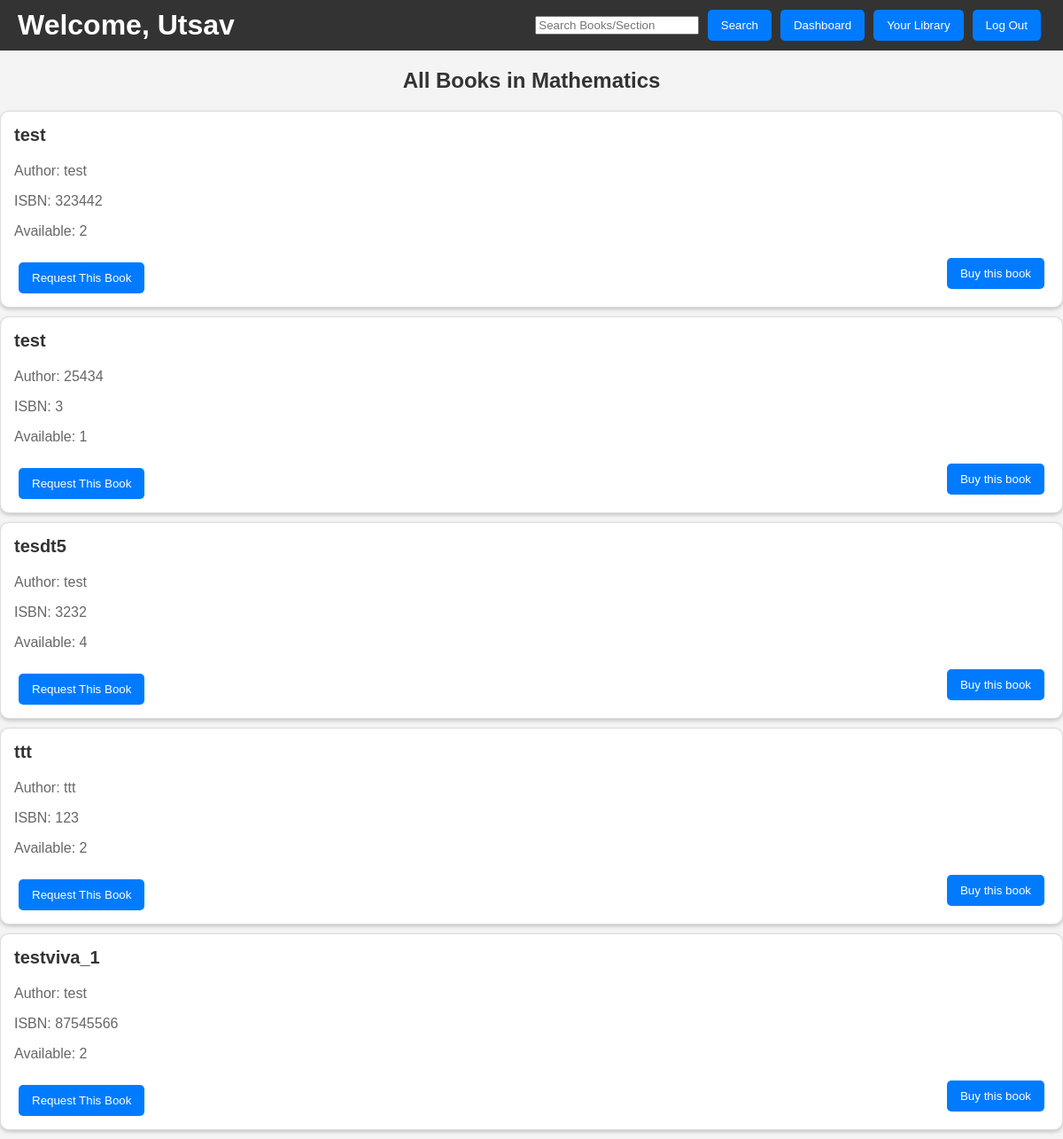
The app's page /user_section_details/2 (signed in) with its own data.
### applications/models.py (models this page shows, shortened)
class User(db.Model):
    id = db.Column(db.Integer, primary_key=True)
    username = db.Column(db.String(20), unique=True, nullable=False)
    name = db.Column(db.String(100))
    email = db.Column(db.String(100), unique=True, nullable=False)
    password = db.Column(db.String(60), nullable=False)
    book_requests = db.relationship('BookRequest', backref='user', lazy='dynamic')
    owned_books = db.relationship('Book', secondary=user_books, lazy='dynamic', backref=db.backref('owners', lazy='dynamic'))

class BookSection(db.Model):
    id = db.Column(db.Integer, primary_key=True)
    title = db.Column(db.String(100), nullable=False, unique=True)
    description = db.Column(db.String(300))
    books = db.relationship('Book', backref='section', lazy='dynamic')

class Book(db.Model):
    id = db.Column(db.Integer, primary_key=True)
    title = db.Column(db.String(200), nullable=False)
    author = db.Column(db.String(100), nullable=False)
    isbn = db.Column(db.String(13), nullable=False, unique=True)
    quantity = db.Column(db.Integer, nullable=False, default=0)
    section_id = db.Column(db.Integer, db.ForeignKey('book_section.id'), nullable=True)
    content = db.Column(db.Text, nullable=True)

### applications/routes.py (the view)
@app.route('/user_section_details/<int:section_id>')
def user_section_details(section_id):
    if 'username' not in session:
        flash('You must be logged in to view this page.', 'info')
        return redirect(url_for('login'))
    section = BookSection.query.get_or_404(section_id)
    books = section.books.all()
    username = session.get('username')
    user = User.query.filter_by(username=username).first()
    return render_template('user_section_details.html', section=section, books=books, name=user.name)

### templates/user_section_details.html (shortened to what this page needs)
<!DOCTYPE html>
<html lang="en">
<head>
</head>
<body>
    <header>
        <h1>Welcome, {{ name }}</h1>
        <div class="user-actions">
          <div class="search-bar">
            <form action="/search" method="GET">
                <input type="text" name="query" placeholder="Search Books/Section" required>
                <button class="button" type="submit">Search</button>
            </form>
          </div>
          <a href="{{ url_for('dashboard') }}"><button class="button">Dashboard</button></a>
          <a href="{{ url_for('user_library') }}"><button class="button">Your Library</button></a>
          <a href="{{ url_for('logout') }}"><button class="button">Log Out</button></a>
        </div>
      </header>
    <div class="content">
        <div class="first_container">
            <h2 class="all_books" style="text-align: center; color:#333333">All Books in {{ section.title }}</h2>
            <div class="reccomended_section">
                {% for book in books %}
                    <div class="book-card">
                        <h3>{{ book.title }}</h3>
                        <p>Author: {{ book.author }}</p>
                        <p>ISBN: {{ book.isbn }}</p>
                        <p>Available: {{ book.quantity }}</p>
                        <div class="book-actions">
                            <form action="{{ url_for('request_book', book_id=book.id) }}" method="post">
                                <button class="button" type="submit">Request This Book</button>
                            </form>
                            <a href="{{ url_for('purchase_page',  book_id=book.id ) }}"><button class="button">Buy this book</button></a>
                        </div>
                    </div>
                {% else %}
                    <p>No books in this section yet.</p>
                {% endfor %}
            </div>
        </div>
    </div>
</body>
</html>

### templates/user_section_details.html (style rules this page uses)
body { font-family: Arial, sans-serif; margin: 0; padding: 0; color: #F3F3F3; background-color: #F4F4F4; }
header { background-color: #333333; color: white; padding: 10px 20px; display: flex; justify-content: space-between; align-items: center; }
header h1 { margin: 0; }
.user-actions { display: flex; }
.button { background-color: #007BFF; margin: 0 5px; color: #fff; border: none; padding: 10px 15px; cursor: pointer; text-decoration: none; display: inline-block; border-radius: 5px; }
.book-card { border: 1px solid #ddd; border-radius: 10px; background-color: #ffffff; padding: 15px; margin-bottom: 10px; box-shadow: 0 2px 4px rgba(0,0,0,0.2); }
.book-card h3 { color: #333333; font-size: 20px; margin-top: 0; }
.book-card p { color: #666666; font-size: 16px; }
.book-card form { margin-top: 10px; }
.book-actions { display: flex; justify-content: space-between; align-items: center; }

### records on screen
User: name "Utsav"
BookSection: title "Mathematics"
Book: title "test", author "test", isbn "323442", quantity "2"
Book: title "test", author "25434", isbn "3", quantity "1"
Book: title "tesdt5", author "test", isbn "3232", quantity "4"
Book: title "ttt", author "ttt", isbn "123", quantity "2"
Book: title "testviva_1", author "test", isbn "87545566", quantity "2"
